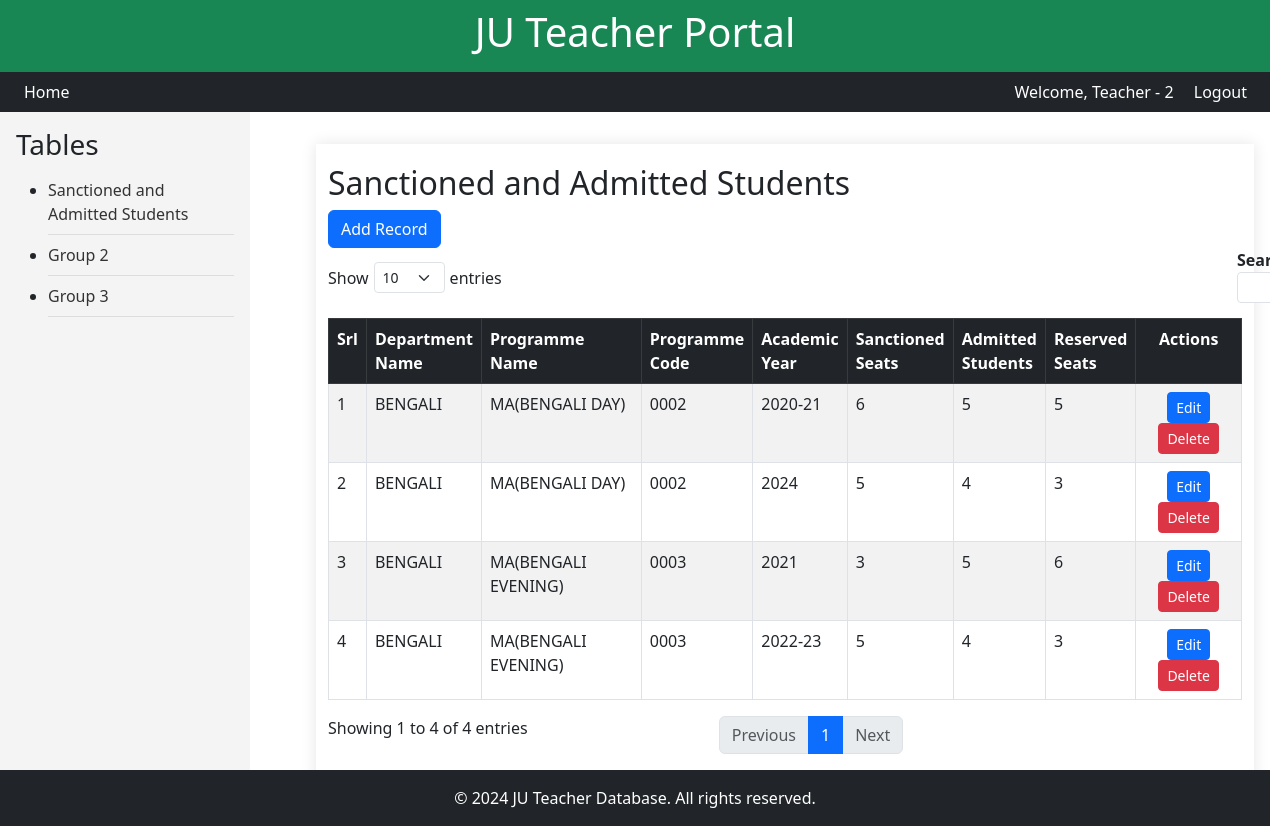
Before: /hod/group-table/group1/ (signed in) with the older database file.
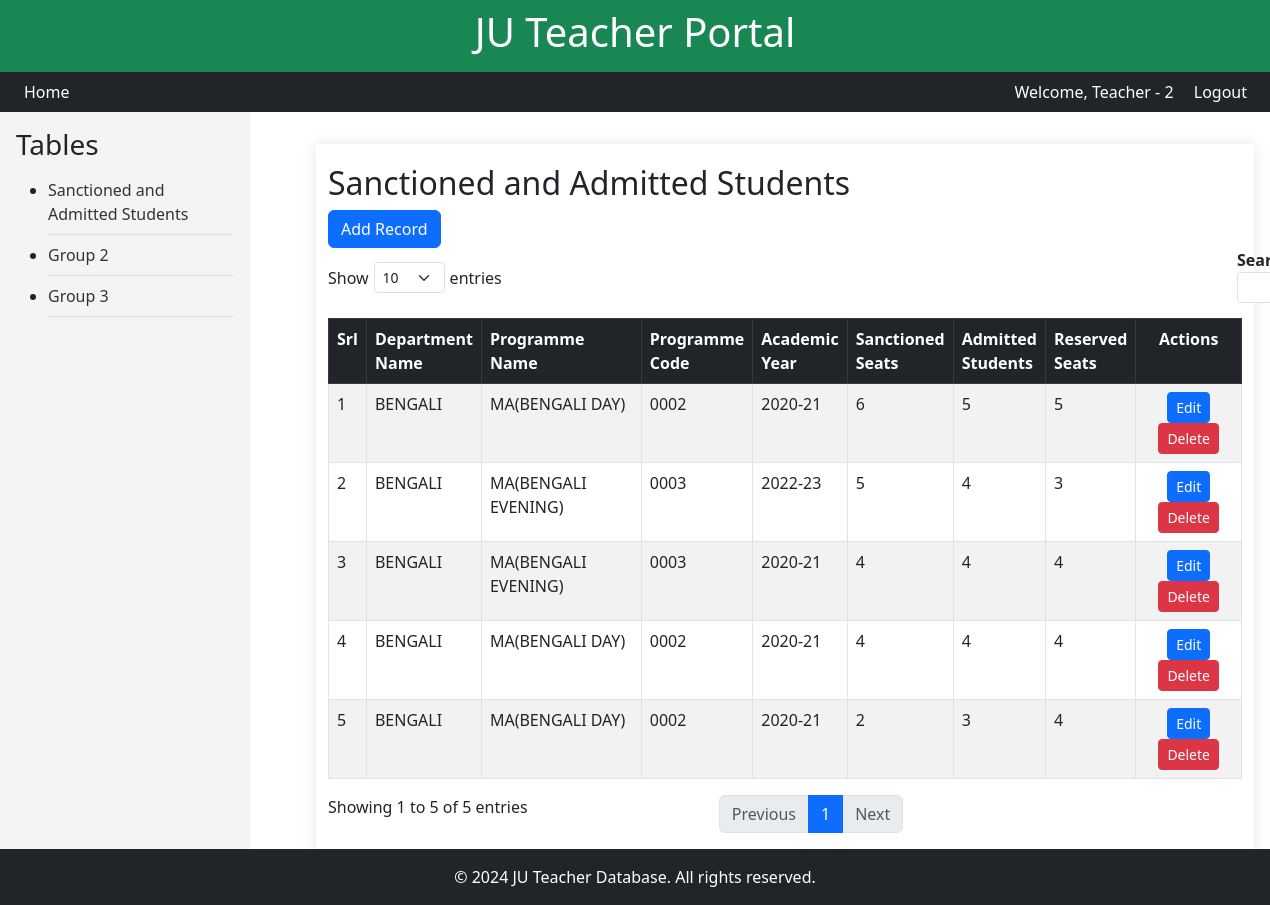
After: the same page with the newer database file.
### teachers/models.py (models this page shows, shortened)
class CustomUser(AbstractUser):
    username = None  # Remove the username field
    email = models.EmailField(unique=True)
    emp_id = models.CharField(max_length=50, unique=True)
    department = models.ForeignKey("Department", on_delete=models.SET_NULL, null=True, blank=True, related_name="users")
    USERNAME_FIELD = 'email'  # Use email as the login field
    REQUIRED_FIELDS = ['first_name', 'last_name', 'emp_id']  # Fields required when creating a user
    objects = CustomUserManager()

class Department(models.Model):
    name    =   models.CharField(max_length=100,  null=True, blank=True)
    faculty =   models.CharField(max_length=100,  null=True, blank=True)
    program =   models.CharField(max_length=200,  null=True, blank=True)
    prog_cd =   models.CharField(max_length=20,   null=True, blank=True)

### hod_group/models.py (models this page shows, shortened)
class StudentAdmitted(models.Model):
    teacher = models.ForeignKey(
        "teachers.Teacher", on_delete=models.CASCADE, null=True, blank=True,
        verbose_name="Assigned Teacher"
    )
    dept_name = models.CharField(
        max_length=100, null=True, blank=True,
        verbose_name="Department Name"
    )
    prog_name = models.ForeignKey(
        "teachers.Department", on_delete=models.CASCADE, null=True, blank=True,
        verbose_name="Programme Name"
    )
    prog_cd = models.CharField(
        max_length=20, null=True, blank=True,
        verbose_name="Programme Code"
    )
    course_name = models.CharField(
        max_length=100, null=True, blank=True,
        verbose_name="Programme/Courses Name"
    )
    acad_year = models.CharField(
        max_length=7,
        verbose_name="Academic Year",
        help_text="The range must be in  1990-91 to 2024-25.",
    )
    sanc_seats = models.IntegerField(
         verbose_name="Number of Sanctioned Seats"
    )
    admit_seats = models.IntegerField(
         verbose_name="Number of Admitted Students"
    )
    seats_resrv_catg = models.IntegerField(
         verbose_name="Number of Reserved Category Students"
    )
    group_id    = models.CharField(
        max_length=10,
        verbose_name="Group Table index",
        null=True,
        blank=True
    )

### hod_group/views.py (the view)
# urls.py: path('group-table/<str:group_id>/', views.group_table_with_id, name='group_table_with_id'),
@login_required
def group_table_with_id(request, group_id):
    user = request.user
    teacher = get_object_or_404(Teacher, user=user)
    programs = Department.objects.filter(name=teacher.dept_name)
    students = StudentAdmitted.objects.select_related('teacher', 'prog_name').filter(dept_name=teacher.dept_name)
    group_templates = {
        'group1': 'hod_group/group1_details.html',
        'group2': 'hod_group/group2_details.html',
        'group3': 'hod_group/group3_details.html',
    }
    template = group_templates.get(group_id)
    grp_id = next((key for key, value in group_templates.items() if value == template), None)
    request.session['grp_id'] = grp_id
    if request.session['grp_id'] == 'group1':
       form = StudentAdmittedForm(programs=programs)
       success = request.session.get('success', None)
    else:
       form=""
       success=""
    success = request.session.get('success', False)
    if 'success' in request.session:
        del request.session['success']  # Remove the success session variable
    context = {'group_id': group_id, 'grp_id':grp_id, 'students':students,'form':form, 'success':success}
    return render(request, template, context)

### hod_group/forms.py
class StudentAdmittedForm(forms.ModelForm):
    prog_name = forms.ModelChoiceField(
        queryset=Department.objects.none(),
        label="Program",
        empty_label="Select a Program",
    )
    class Meta:
        model = StudentAdmitted
        fields = [
            "prog_name",
            "acad_year",
            "sanc_seats",
            "admit_seats",
            "seats_resrv_catg",
        ]
        widgets = {
            "acad_year": forms.TextInput(
                attrs={
                    "required": "required",
                    "placeholder": "e.g., 2023-24",  # Add a placeholder
                }
            ),
            "sanc_seats": forms.NumberInput(attrs={"min": 0, "required": "required"}),
            "admit_seats": forms.NumberInput(attrs={"min": 0, "required": "required"}),
            "seats_resrv_catg": forms.NumberInput(attrs={"min": 0, "required": "required"}),
        }
    def __init__(self, *args, programs=None, **kwargs):
        super().__init__(*args, **kwargs)
        if programs:
            self.fields["prog_name"].queryset = programs
        else:
            self.fields["prog_name"].queryset = Department.objects.none()

### teachers/templatetags/signing_tags.py (called while the page is built)
@register.filter
def sign_id(id):
    signer = Signer()
    return signer.sign(id)

### hod_group/templates/hod_group/group1_details.html (shortened to what this page needs)
{% extends 'hod_group/group_table.html' %}
{% load widget_tweaks %}
{% load signing_tags %}
{% load static %}
{% block group_table_details %}
<head>
	<link href="https://cdn.jsdelivr.net/npm/bootstrap@5.3.0-alpha1/dist/css/bootstrap.min.css" rel="stylesheet">
</head>
<div class="container mt-3">
	<h2>Sanctioned and Admitted Students</h2>
	<button type="button" class="btn btn-primary" data-bs-toggle="modal" data-bs-target="#addStudentModal">
		Add Record
	</button>
    <table id="studentsTable" class="table table-striped table-bordered">
        <thead class="table-dark">
            <tr>
                <th>Srl</th>
                <th>Department<br> Name</th>
                <th>Programme<br> Name</th>
                <th>Programme<br> Code</th>
                <th>Academic<br> Year</th>
                <th>Sanctioned<br> Seats</th>
                <th>Admitted<br> Students</th>
                <th>Reserved<br> Seats</th>
                <th style="text-align:center;">Actions</th>
            </tr>
        </thead>
        <tbody>
            {% for student in students %}
            <tr>
                <td>{{ forloop.counter }}</td>
                <td>{{ student.prog_name.name }}</td>
                <td>{{ student.prog_name.program|default:"No Data" }}</td>
                <td>{{ student.prog_name.prog_cd }}</td>
                <td>{{ student.acad_year }}</td>
                <td>{{ student.sanc_seats }}</td>
                <td>{{ student.admit_seats }}</td>
                <td>{{ student.seats_resrv_catg }}</td>
                <td style="text-align:center;">
                    <a href="{% url 'hod_group:student_edit' signed_id=student.id|sign_id %}?data_row={{ forloop.counter }}"
					   class="btn btn-sm btn-primary">Edit
					</a>
					<a href="{% url 'hod_group:student_delete' signed_id=student.id|sign_id %}" class="btn btn-sm btn-danger">Delete</a>
                </td>
            </tr>
            {% endfor %}
        </tbody>
    </table>
</div>
{% endblock %}

### hod_group/templates/hod_group/group_table.html (shortened to what this page needs)
{% extends 'grp_base.html' %}
{% load widget_tweaks %}
{% load static %}
{% block content %}
<!DOCTYPE html>
<html lang="en">
<head>
</head>
<body>
    <div class="sidebar" >
		<h3>Tables</h3>
		<ul>
			<li><a href="{% url 'hod_group:group_table_with_id' 'group1' %}">Sanctioned and Admitted Students</a></li>
			<li><a href="{% url 'hod_group:group_table_with_id' 'group2' %}">Group 2</a></li>
			<li><a href="{% url 'hod_group:group_table_with_id' 'group3' %}">Group 3</a></li>
		</ul>
	</div>
    <div class="content">
		{% block group_table_details %}{% endblock %}
    </div>
</body>
</html>
{% endblock %}

### templates/grp_base.html (shortened to what this page needs)
{% load static %}
<!DOCTYPE html>
<html lang="en">
<head>
    <link rel="stylesheet" href="{% static 'css/styles.css' %}">
    <link href="https://cdn.jsdelivr.net/npm/bootstrap@5.3.0/dist/css/bootstrap.min.css" rel="stylesheet">
	<link rel="stylesheet" href="https://cdn.jsdelivr.net/npm/bootstrap-icons/font/bootstrap-icons.css">
</head>
<body>
<div class="bg-success text-white text-center p-2">
    <h1>JU Teacher Portal</h1>
</div>
<nav class="bg-dark text-white p-2 text-end">
    {% if user.is_authenticated %}
		<a class="text-white ms-3" style="float:left;" href="{% url 'teachers:profile' %}">Home</a>
        <span class="d-inline-block">Welcome, {{ user.first_name }}</span>
        <a class="text-white ms-3" href="{% url 'teachers:logout' %}">Logout</a>
    {% else %}
        <a class="text-white me-3" href="{% url 'teachers:login' %}">Login</a>
        <a class="text-white" href="{% url 'teachers:register' %}">Register</a>
    {% endif %}
</nav>
    {% block content %}
    {% endblock %}
<footer class="bg-dark text-white text-center p-3 mt-auto">
    &copy; 2024 JU Teacher Database. All rights reserved.
</footer>
</body>
</html>

### static/css/styles.css (style rules this page uses)
body { font-family: 'Arial', sans-serif; background-color: #f4f4f4; margin: 0; padding: 0; }
nav { background-color: #333; padding: 10px; text-align: right; }
nav a { color: white; text-decoration: none; margin: 0 15px; }
.container { background-color: white; margin: 20px auto; padding: 20px; max-width: 1200px; box-shadow: 0 0 15px rgba(0, 0, 0, 0.1); }
footer { background-color: #333; color: white; text-align: center; padding: 10px; position: fixed; bottom: 0; width: 100%; }

### hod_group/templates/hod_group/group_table.html (style rules this page uses)
.sidebar { width: 250px; background-color: #f4f4f4; padding: 1rem; height: 100vh; position: fixed; }
.sidebar a { display: block; color: #333; text-decoration: none; padding: 0.5rem 0; border-bottom: 1px solid #ddd; }
.content { margin-left: 300px; padding: 1rem; }

### hod_group/templates/hod_group/group1_details.html (style rules this page uses)
th { vertical-align: top; }

Changed rows visible on the page:
removed StudentAdmitted: prog_name.name "BENGALI", prog_name.program "MA(BENGALI DAY)", prog_name.prog_cd "0002", acad_year "2024", sanc_seats "5", admit_seats "4", seats_resrv_catg "3"
removed StudentAdmitted: prog_name.name "BENGALI", prog_name.program "MA(BENGALI EVENING)", prog_name.prog_cd "0003", acad_year "2021", sanc_seats "3", admit_seats "5", seats_resrv_catg "6"
added StudentAdmitted: prog_name.name "BENGALI", prog_name.program "MA(BENGALI EVENING)", prog_name.prog_cd "0003", acad_year "2020-21", sanc_seats "4", admit_seats "4", seats_resrv_catg "4"
added StudentAdmitted: prog_name.name "BENGALI", prog_name.program "MA(BENGALI DAY)", prog_name.prog_cd "0002", acad_year "2020-21", sanc_seats "4", admit_seats "4", seats_resrv_catg "4"
added StudentAdmitted: prog_name.name "BENGALI", prog_name.program "MA(BENGALI DAY)", prog_name.prog_cd "0002", acad_year "2020-21", sanc_seats "2", admit_seats "3", seats_resrv_catg "4"
Other visible differences:
text written by a page script: "Show entries Search: Showing 1 to 4 of 4 entries Previous 1 Next" → "Show entries Search: Showing 1 to 5 of 5 entries Previous 1 Next"
